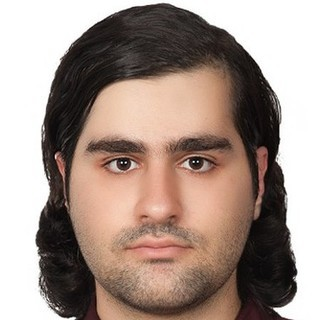
%> input picture test/1.jpg, 320 x 320 px
$ octave --eval "result = readImage('test/1.jpg');"   (GNU Octave 9; MATLAB toolbox functions it lacks are replaced by stand-ins)
%> lines starting %> are read from the running program, lines starting %| are printed output that depends on the picture
function img = readImage( img_path )
%> called with img_path = 'test/1.jpg'

% open input image
img = imread(img_path);
%> img is the input picture: size 320x320x3 uint8; mean R, G, B 164.3, 146.4, 137.4
img = imresize(img, 0.5);
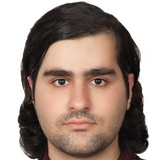
%> img: size 160x160x3 uint8; mean R, G, B 164.3, 146.4, 137.4
%converting to grayscale
if size(img,3)==3
img=rgb2gray(img);
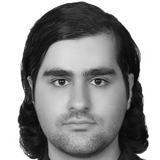
%> img: size 160x160 uint8; min 6, max 255, mean 150.7
end
% convert from uint8 to double
img=double(img);
%> img: size 160x160 double

$ run again, on test/11.jpg
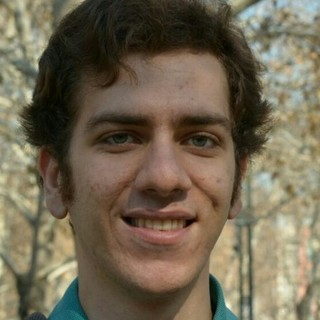
%> input picture test/11.jpg, 320 x 320 px
%> in readImage, img is the input picture: size 320x320x3 uint8; mean R, G, B 114.4, 103.3, 82.5
%> in readImage, `img=rgb2gray(img);`:
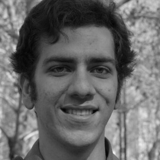
%> img: size 160x160 uint8; min 5, max 238, mean 104.2

$ run again, on test/25.jpg
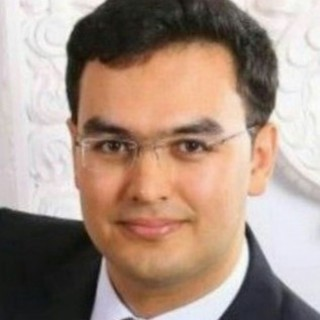
%> input picture test/25.jpg, 320 x 320 px
%> in readImage, img is the input picture: size 320x320x3 uint8; mean R, G, B 167.9, 145.3, 132.1
%> in readImage, `img=rgb2gray(img);`:
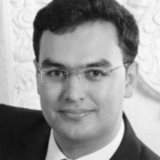
%> img: size 160x160 uint8; min 10, max 251, mean 150.6

$ run again, on test/3.jpg
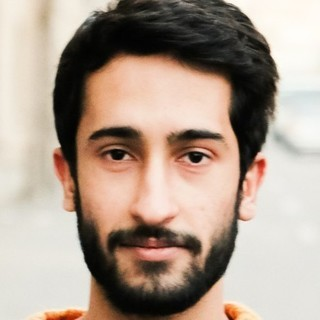
%> input picture test/3.jpg, 320 x 320 px
%> in readImage, img is the input picture: size 320x320x3 uint8; mean R, G, B 173.5, 156.3, 142.8
%> in readImage, `img = imresize(img, 0.5);`:
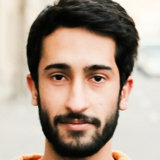
%> img: size 160x160x3 uint8; mean R, G, B 173.5, 156.3, 142.8
%> in readImage, `img=rgb2gray(img);`:
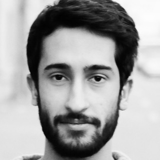
%> img: size 160x160 uint8; min 1, max 253, mean 159.9
